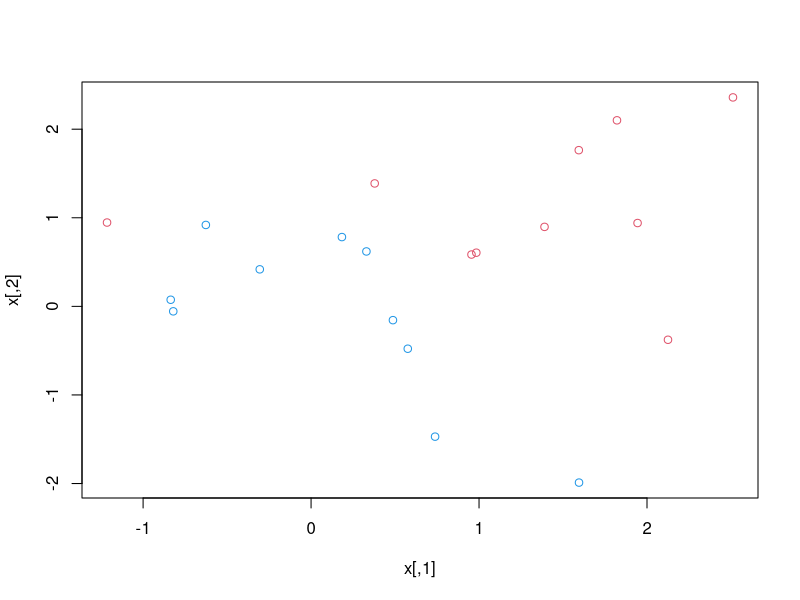
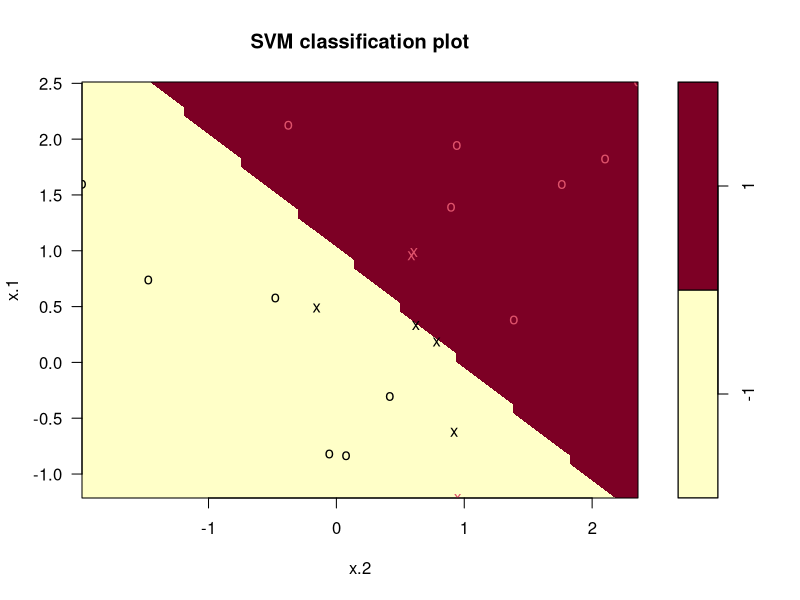
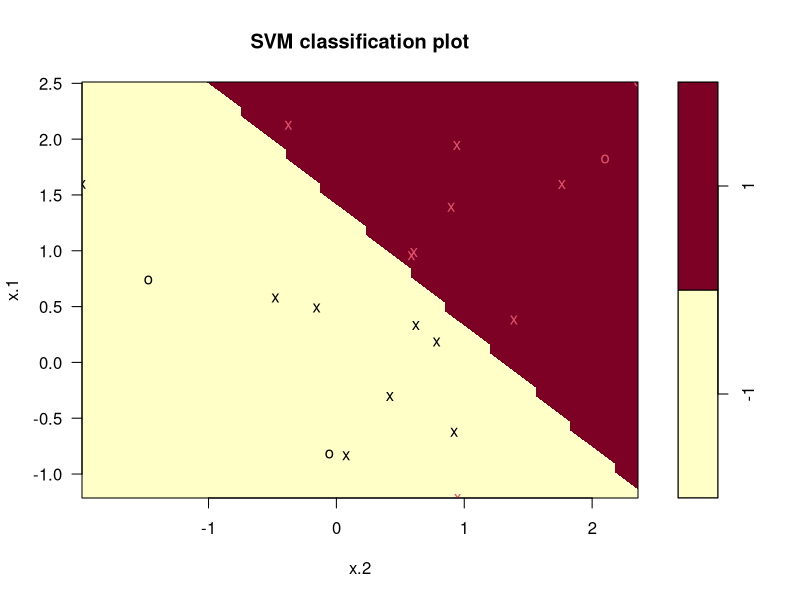
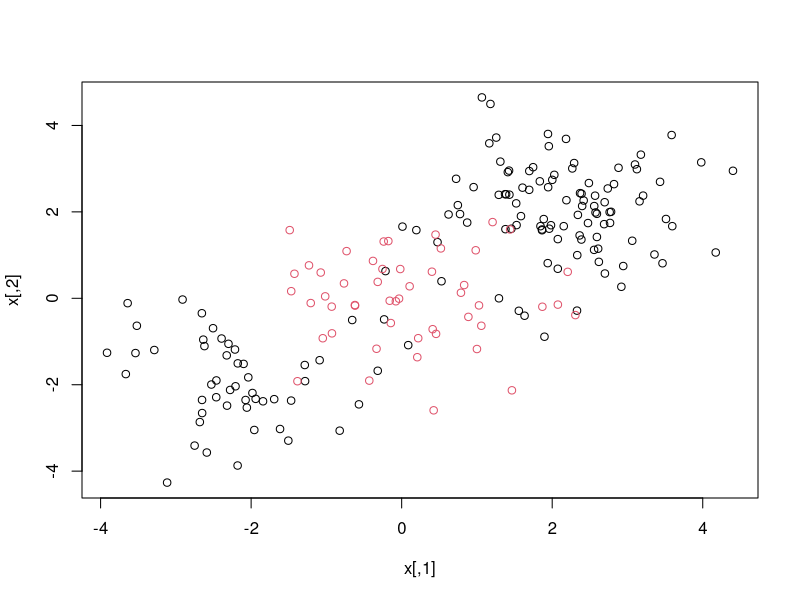
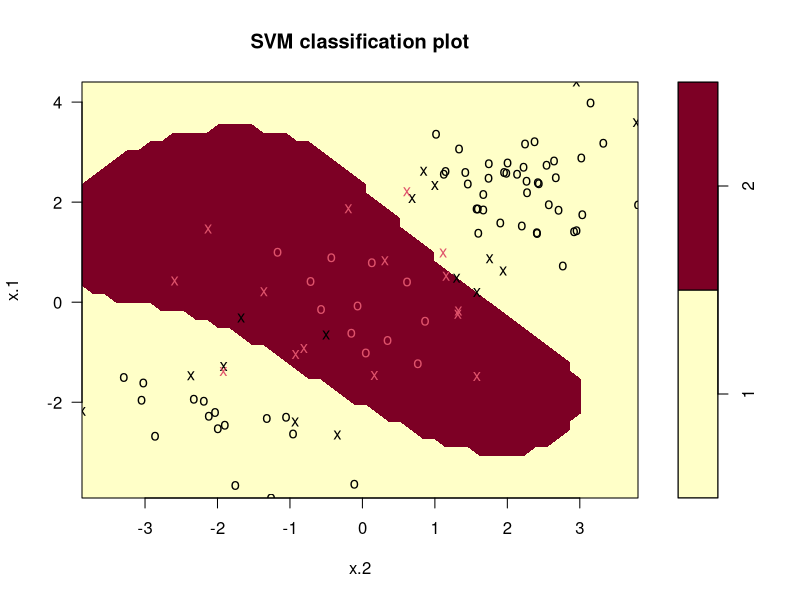

Reproduce these figures in R, in order.
## ---- chunk 1
knitr::opts_chunk$set(echo = TRUE)
## ---- chunk 2
# generate the observations that belong to two classes and check whether the classes are linearly separable
set.seed(1)
x=matrix(rnorm (20*2), ncol=2)
y=c(rep(-1,10), rep(1,10))
x[y==1,]=x[y==1,] + 1
plot(x, col=(3-y))
## ---- chunk 3
# fit and plot the support vector classifier
dat=data.frame(x=x, y=as.factor(y))
library(e1071)
svmfit=svm(y~., data=dat , kernel ="linear", cost=10, scale=FALSE)
plot(svmfit , dat)
## ---- chunk 4
# obtain some basic information about the support vector classifier fit
svmfit$index
summary(svmfit)
## ---- chunk 5
# instead used a smaller value of the cost parameter
svmfit=svm(y~., data=dat , kernel ="linear", cost =0.1,scale=FALSE)
plot(svmfit , dat)
svmfit$index
## ---- chunk 6
# performs cross-validation
set.seed(1)
tune.out=tune(svm ,y~.,data=dat,kernel ="linear",ranges=list(cost=c(0.001, 0.01, 0.1, 1,5,10,100)))
summary (tune.out)
bestmod=tune.out$best.model
summary(bestmod)
## ---- chunk 7
# predict the class label on a set of test observations
xtest=matrix(rnorm (20*2) , ncol=2)
ytest=sample (c(-1,1), 20, rep=TRUE)
xtest[ytest==1,]= xtest[ytest==1,] + 1
testdat=data.frame(x=xtest , y=as.factor(ytest))
ypred=predict (bestmod ,testdat)
table(predict =ypred , truth=testdat$y )
## ---- chunk 8
# generate some data with a non-linear class boundary
set.seed(1)
x=matrix(rnorm (200*2) , ncol=2)
x[1:100,]=x[1:100,]+2
x[101:150 ,]=x[101:150,]-2
y=c(rep(1,150) ,rep(2,50))
dat=data.frame(x=x,y=as.factor(y))
plot(x, col=y)
## ---- chunk 9
# randomly split the data into training and testing groups
train=sample (200,100)
svmfit=svm(y~., data=dat[train ,], kernel ="radial", gamma=1,cost=1)
plot(svmfit , dat[train ,])
summary(svmfit)
## ---- chunk 10
# perform cross-validation using tune() to select the best choice
set.seed(1)
tune.out=tune(svm, y~., data=dat[train,], kernel="radial",ranges=list(cost=c(0.1,1,10,100,1000),
            gamma=c(0.5,1,2,3,4) ))
summary (tune.out)
table(true=dat[-train,"y"], pred=predict (tune.out$best.model,newdata =dat[-train ,]))
